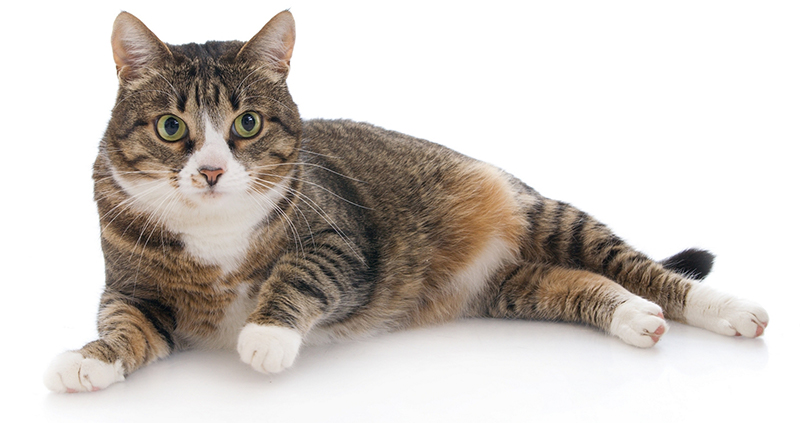
#> input picture examples/02_opencv/07_vision_recognition/03_cat_face_detection/cat.jpg, 800 x 423 px
$ python cat_face_detection.py
#> lines starting #> are read from the running program, lines starting #| are printed output that depends on the picture; after the words box and inside, x2 and y2 are one past the last pixel; in counts of white or black regions, pixels touching at a corner belong together
# What it does: Detects cat faces in cat.jpg with a Haar cascade classifier and draws boxes
# Wiring:       No wiring needed (image processing only)
# Expected output: The detected cat faces are outlined in red in the result window
# Tested on:    WalnutPi 1B
# Tutorial:     https://wiki.walnutpi.com/en/docs/walnutpi_1/opencv/vision/cat_face_detection

import cv2

img = cv2.imread('cat.jpg') # Read the image
#> img is the input picture: shape (423, 800, 3); mean B, G, R 193.8, 199.1, 205.7

# Load the cat face detection cascade classifier, the path must not contain Chinese characters
catFaceCascade = cv2.CascadeClassifier('data/haarcascade_frontalcatface.xml')

# Detect all the cat faces
catFaces = catFaceCascade.detectMultiScale(img, 1.15)
#> catFaces = [[132, 71, 154, 154]]

# Iterate over every result
for (x, y, w, h) in catFaces:
    cv2.rectangle(img, (x, y), (x+w, y+h), (0, 0, 255), 3) # Draw a box
#> this loop made 1 pass
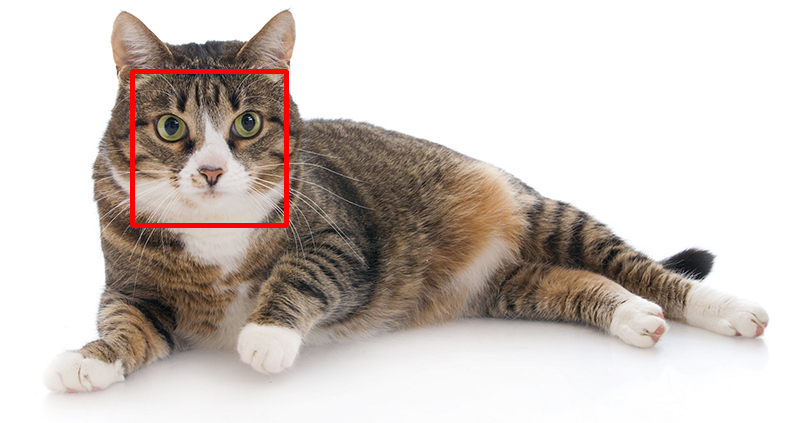
#> img: shape (423, 800, 3); 0.91% of pixels changed, all inside (x1, y1, x2, y2) = (130, 69, 289, 228)

cv2.imshow('result', img) # Display the image

cv2.waitKey() # Wait for any key to be pressed
cv2.destroyAllWindows() # Close the window
